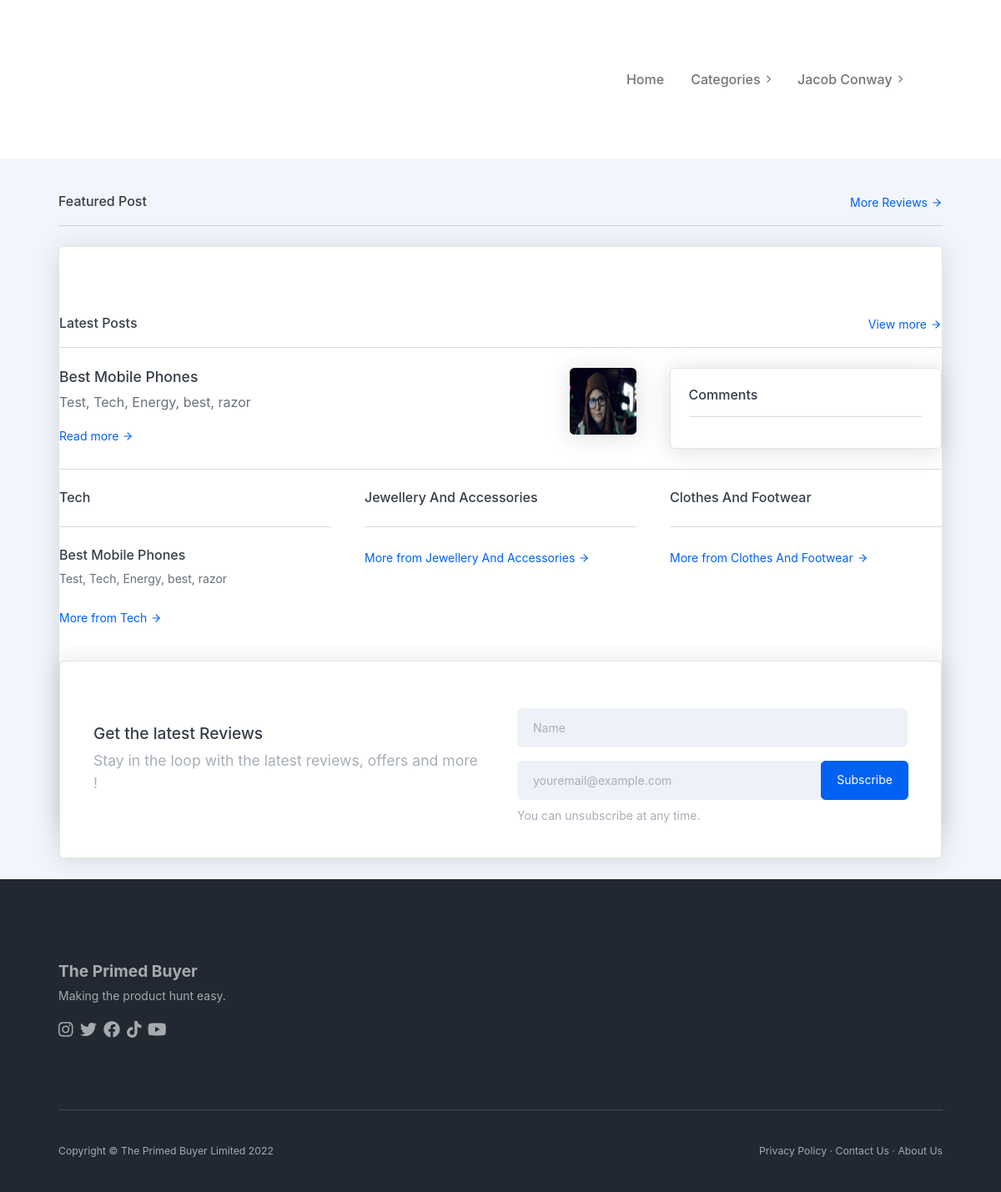
/ (signed in), run on the app's committed database.
### theblog/models.py (models this page shows, shortened)
class Post(models.Model):
    title = models.CharField(max_length=255)
    title_tag = models.CharField(max_length=255, default='3oftheBest')
    header_image = models.ImageField("image", null=True)
    snippet_image = models.ImageField("image", null=True)
    author = models.ForeignKey(User, on_delete=models.CASCADE)
    body = models.TextField()
    post_date = models.DateField(auto_now_add=True)
    category = models.CharField(max_length=255, default='uncategorized')
    likes = models.ManyToManyField(User, related_name='blog_posts', blank=True)
    snippet = models.CharField(max_length=255)
    isFeatured = models.BooleanField(default=False)
    sub_category = models.CharField(max_length=255, default ='uncategorized')
    product = models.ManyToManyField(Product, blank=True)
    winning_product = models.ForeignKey(WinningProduct, null=True, blank=True, on_delete=models.CASCADE)
    min_read = models.CharField(max_length=20, default="", null=True)
    meta_keywords = models.CharField(max_length=255, default="", null=True)
    meta_description = models.TextField(default="", null=True)
    photo_credit = models.CharField(max_length=255, default="", null=True)
    winner_text = models.TextField(default="", null=True)
    class Meta:
        constraints = [
            UniqueConstraint(fields=['isFeatured'], condition=Q(isFeatured=True), name='isFeatured')
        ]

class Category(models.Model):
    name = models.CharField(max_length=255)
    def __str__(self):
        return self.name

### theblog/views.py (the view)
# urls.py: path('', views.ListHomeView, name='home'),
def ListHomeView(request):
    posts = Post.objects.all().order_by('-id')
    cat_menu = Category.objects.all()
    sub_cats = SubCategory.objects.all()
    return render(request, 'home.html', {
            'posts':posts,
            'cat_menu': cat_menu,
            'sub_cats': sub_cats,
        })

### theblog/templates/home.html (shortened to what this page needs)
{% extends 'base.html' %}
{% load static %}
{% block content%}
<section class="bg-light py-5">
  <div class="container px-5">
    <div class="d-flex align-items-center justify-content-between">
      <h6 class="mb-0">Featured Post</h6>
      <div>
        <a class="text-arrow-icon small" href="{% url 'all_posts' %}">
          More Reviews
          <i data-feather="arrow-right"></i>
        </a>
      </div>
    </div>
    <hr class="mb-4" />
    <div class="card mb-4">
      <div class="card-body p-0">
        <div class="row g-0">
          <div class="col-lg-6 p-5">
        </div>
      </div>
    </div>
    <div class="d-flex align-items-center justify-content-between">
      <h6 class="mb-0">Latest Posts</h6>
      <div>
        <a class="text-arrow-icon small" href="{% url 'all_posts' %}">
          View more
          <i data-feather="arrow-right"></i>
        </a>
      </div>
    </div>
    <hr class="mb-4" />
    <div class="row gx-5">
      <div class="col-lg-7 col-xl-8">
        {% for post in posts|slice:":3" %}
        <div class="d-flex">
          <div class="flex-grow-1">
            <a class="text-dark" href="{% url 'post-details' post.pk %}">
              <h5 class="mt-0">
                {{post.title|title}}
              </h5>
            </a>
            <p>
              {{ post.snippet }}
            </p>
            <a class="text-arrow-icon small" href="{% url 'post-details' post.pk %}">
              Read more
              <i data-feather="arrow-right"></i>
            </a>
          </div>
          <div class="flex-shrink-0 ms-4">
            <img class="align-self-start rounded shadow media-img" src="{{ post.snippet_image.url }}" alt="blog post picture" />
          </div>
        </div>
        {% endfor %}
      </div>
      <div class="col-lg-5 col-xl-4">
        <div class="card">
          <div class="card-body">
            <h6>Comments</h6>
            <hr />
          </div>
        </div>
      </div>
    </div>
    <hr class="my-4" />
    <div class="row gx-5 mb-5">
      {% for cat in cat_menu|slice:":3" %}
      <div class="col-lg-4">
        <h6>{{cat|title}}</h6>
        <hr class="my-4" />
        {% for post in posts|slice:3 %}
          {% if post.category == cat.name %}
          <a class="text-dark mb-4" href="{% url 'post-details' post.pk %}">
            <h6>
              {{post.title|title}}
            </h6>
            <p class="text-gray-600 small mb-4">
              {{post.snippet}}
            </p>
          </a>
          {% endif %}
        {% endfor %}
        <a class="text-arrow-icon small" href="{% url 'category' cat|slugify %}">
          More from {{cat|title}}
          <i data-feather="arrow-right"></i>
        </a>
      </div>
      {% endfor %}
    </div>
    <div class="card mb-n5 z-1">
      <div class="card-body p-5">
        <div class="row gx-5 align-items-center">
          <div class="col-lg-6">
            <h4>Get the latest Reviews</h4>
            <p class="lead text-gray-500 mb-0">
              Stay in the loop with the latest reviews, offers and more !
            </p>
          </div>
          <div class="col-lg-6">
              <form
                action="http://theprimedbuyer.us21.list-manage.com/subscribe/post-json?u=01d2f3275dc6b906deb0bcb91&amp;id=fc6c622ffa&amp;f_id=00fcc1e1f0"
                method="post" id="mc-embedded-subscribe-form" name="mc-embedded-subscribe-form" class="validate"
                target="_blank">
                <div id="mc_embed_signup_scroll">
                  <div class="mc-field-group">
                    <input type="text" aria-label="Recipient's full name" placeholder="Name"
                      aria-describedby="button-addon2" value="" name="FNAME"
                      class="required form-control form-control-solid mb-3 mt-3" id="mce-FNAME" required>
                  </div>
                  <div class="mc-field-group">
                    <div class="input-group mb-2">
                      <input type="email" value="" placeholder="youremail@example.com" name="EMAIL"
                        class="required email form-control form-control-solid" id="mce-EMAIL" required>
                      <input type="submit" value="Subscribe" name="subscribe" id="mc-embedded-subscribe"
                        class="button btn btn-primary rounded">
                    </div>
                  </div>
              </form>
            <div class="small text-gray-500">
              You can unsubscribe at any time.
            </div>
          </div>
        </div>
      </div>
    </div>
    </div>
</section>
{% endblock %}

### theblog/templates/base.html (shortened to what this page needs)
<!DOCTYPE html>
<html lang="en">
  <head>
    {% load static %}
    {% load cloudinary %}
    <link rel="stylesheet" href="https://cdnjs.cloudflare.com/ajax/libs/font-awesome/6.2.0/css/all.min.css" />
    <link href="{% static 'theblog\css\styles.css' %}" rel="stylesheet" />
  </head>
  <body>
    <div id="layoutDefault">
      <div id="layoutDefault_content">
        <main>
          <nav
            class="navbar navbar-marketing navbar-expand-lg bg-white navbar-light"
          >
            <div class="container px-5">
              <a class="navbar-brand text-dark" href="{% url 'home' %}"
                >
                <div id="primed-logo"></div>
                </a>
              <div class="collapse navbar-collapse" id="navbarSupportedContent">
                <ul class="navbar-nav ms-auto me-lg-5">
                  {% if user.is_authenticated %}
                  <li class="nav-item">
                    <a class="nav-link" href="{% url 'home' %}">Home</a>
                  </li>
                  {% if cat_menu %}
                  <li class="nav-item dropdown dropdown-xl no-caret">
                    <a
                      class="nav-link dropdown-toggle"
                      id="navbarDropdownPages"
                      href="#"
                      role="button"
                      data-bs-toggle="dropdown"
                      aria-haspopup="true"
                      aria-expanded="false"
                    >
                      Categories
                      <i class="fas fa-chevron-right dropdown-arrow"></i>
                    </a>
                  </li>
                  {% else %}
                  <li class="nav-item">
                    <a class="nav-link" href="{% url 'category_list' %}"
                      >Categories</a
                    >
                  </li>
                  {% endif %}
                  <li class="nav-item dropdown no-caret">
                    <a
                      class="nav-link dropdown-toggle"
                      id="navbarDropdownDocs"
                      href="#"
                      role="button"
                      data-bs-toggle="dropdown"
                      aria-haspopup="true"
                      aria-expanded="false"
                    >
                      {{ user.first_name }} {{ user.last_name }}
                      <i class="fas fa-chevron-right dropdown-arrow"></i>
                    </a>
                  </li>
                </ul>
                {% endif %}
              </div>
            </div>
          </nav>
    {% block content%} {% endblock %}
        </main>
        <div id="layoutDefault_footer">
          <footer class="footer pt-10 pb-5 mt-auto bg-dark footer-dark">
            <div class="container px-5">
              <div class="row gx-5">
                <div class="col-lg-3">
                  <div class="footer-brand">The Primed  Buyer</div>
                  <div class="mb-3">Making the product hunt easy.</div>
                  <div class="icon-list-social mb-5">
                    <a target="_blank" class="icon-list-social-link" href="https://www.instagram.com/theprimedbuyer/"
                      ><i class="fab fa-instagram"></i
                    ></a>
                    <a target="_blank" class="icon-list-social-link" href="https://twitter.com/theprimedbuyer/"
                      ><i class="fab fa-twitter"></i
                    ></a>
                    <a target="_blank" class="icon-list-social-link" href="https://www.facebook.com/profile.php?id=100087564255241"
                      ><i class="fab fa-facebook"></i
                    ></a>
                    <a target="_blank" class="icon-list-social-link" href="https://www.tiktok.com/@theprimedbuyer?_t=8X3KGPgiGyT&_r=1"
                      ><i class="fab fa-tiktok"></i
                    ></a>
                    <a target="_blank" class="icon-list-social-link" href="https://www.youtube.com/channel/UCUj9DujR1yO3olVnhdpe8aQ/featured"
                      ><i class="fab fa-youtube"></i
                    ></a>
                  </div>
                </div>
              </div>
              <hr class="my-5" />
              <div class="row gx-5 align-items-center">
                <div class="col-md-6 small">
                  Copyright &copy; The Primed  Buyer Limited <span id="copyright-date"></span>
                </div>
                <div class="col-md-6 text-md-end small">
                  <a href="{% url 'privacy_policy' %}">Privacy Policy</a>
                  &middot;
                  <a href="{% url 'contact_us' %}">Contact Us</a>
                  &middot;
                  <a href="{% url 'about_us' %}">About Us</a>
                </div>
              </div>
            </div>
          </footer>
        </div>
      </div>
    </div>
  </body>
</html>

### theblog/templates/base.html (style rules this page uses)
#primed-logo { background-image: url("https://res.cloudinary.com/jjconway23/image/upload/v1667493196/The%20Primed%20Buyer/Media/Logo/rsz_250transparent_ny5m9n.png"); background-size: 100% 100%; text-indent: -99999999px; background-repeat: no-repeat; height: 180px; width: 180px; }

### data on the page
Post: title "Best Mobile Phones", snippet "Test, Tech, Energy, best, razor", snippet_image (picture)
Category: name "Tech"
Category: name "Jewellery And Accessories"
Category: name "Clothes And Footwear"

### other printed values
{{ user.first_name }} "Jacob"
{{ user.last_name }} "Conway"
